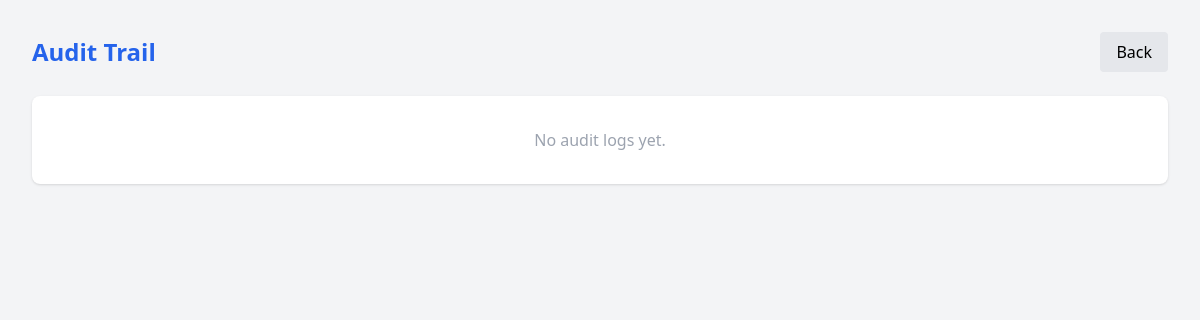
The app's page /admin/audit (signed in), older data.
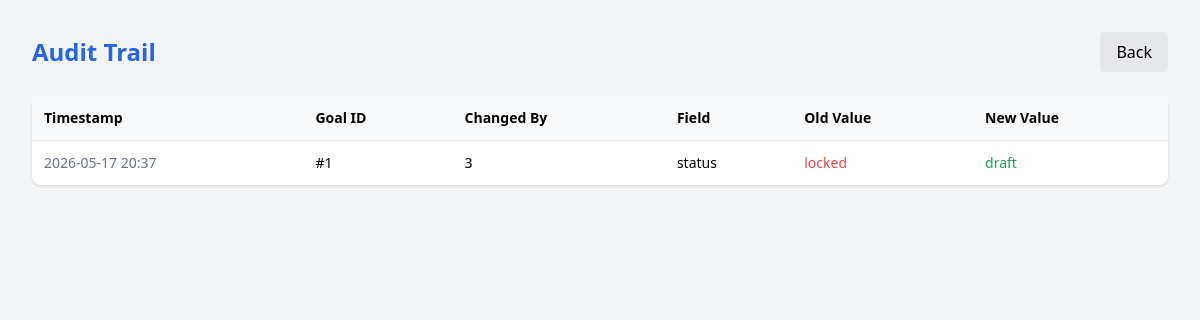
The same page, newer data.
### app/models.py (models this page shows)
class AuditLog(Base):
    __tablename__ = "audit_logs"
    id = Column(Integer, primary_key=True, index=True)
    goal_id = Column(Integer, ForeignKey("goals.id"), nullable=False)
    changed_by = Column(Integer, ForeignKey("users.id"), nullable=False)
    field_changed = Column(String, nullable=False)
    old_value = Column(String, nullable=True)
    new_value = Column(String, nullable=True)
    timestamp = Column(DateTime, default=datetime.utcnow)
    goal = relationship("Goal", back_populates="audit_logs")

### app/routes/admin.py (the view)
@router.get("/audit")
def audit_trail(request: Request, user=Depends(require_admin), db: Session = Depends(get_db)):
    logs = db.query(AuditLog).order_by(AuditLog.timestamp.desc()).limit(200).all()
    return templates.TemplateResponse(request, "admin/audit.html", {
        "user": user,
        "logs": logs
    })

### app/templates/admin/audit.html (shortened to what this page needs)
<!DOCTYPE html>
<html>
<head>
    <script src="https://cdn.tailwindcss.com"></script>
</head>
<body class="bg-gray-100 p-8">
<div class="max-w-6xl mx-auto">
    <div class="flex justify-between items-center mb-6">
        <h1 class="text-2xl font-bold text-blue-600">Audit Trail</h1>
        <a href="/admin/dashboard" class="bg-gray-200 px-4 py-2 rounded">Back</a>
    </div>
    <div class="bg-white rounded-lg shadow">
        {% if logs %}
        <table class="w-full text-sm">
            <thead>
                <tr class="bg-gray-50">
                    <th class="p-3 text-left">Timestamp</th>
                    <th class="p-3 text-left">Goal ID</th>
                    <th class="p-3 text-left">Changed By</th>
                    <th class="p-3 text-left">Field</th>
                    <th class="p-3 text-left">Old Value</th>
                    <th class="p-3 text-left">New Value</th>
                </tr>
            </thead>
            <tbody>
                {% for log in logs %}
                <tr class="border-t hover:bg-gray-50">
                    <td class="p-3 text-gray-500">{{ log.timestamp.strftime('%Y-%m-%d %H:%M') }}</td>
                    <td class="p-3">#{{ log.goal_id }}</td>
                    <td class="p-3">{{ log.changed_by }}</td>
                    <td class="p-3">{{ log.field_changed }}</td>
                    <td class="p-3 text-red-500">{{ log.old_value }}</td>
                    <td class="p-3 text-green-600">{{ log.new_value }}</td>
                </tr>
                {% endfor %}
            </tbody>
        </table>
        {% else %}
        <p class="text-center text-gray-400 p-8">No audit logs yet.</p>
        {% endif %}
    </div>
</div>
</body>
</html>

Row changes from the older to the newer data that the page shows:
added AuditLog: timestamp "2026-05-17 20:37", goal_id "1", changed_by "3", field_changed "status", old_value "locked", new_value "draft"
Text that changed along with them:
text no longer shown: "No audit logs yet."
text now shown: "Timestamp Goal ID Changed By Field Old Value New Value"
